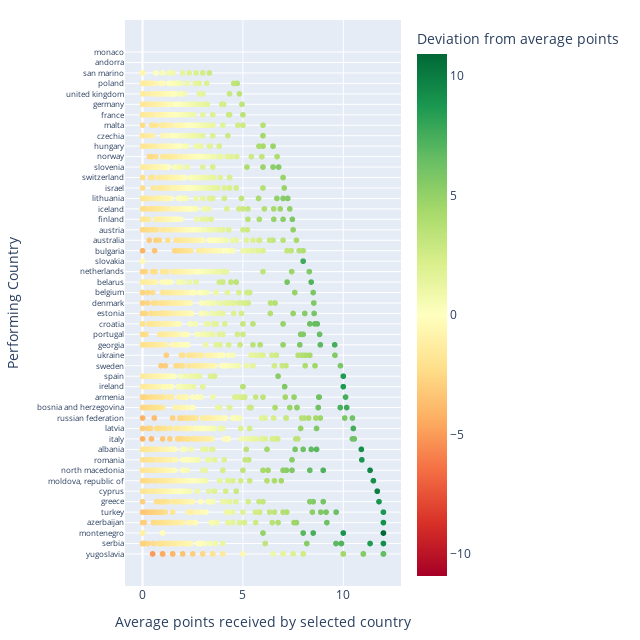

Notebook code for this chart:
### Code cell
# Plotly plot of performing countries on the y-axis and average votes received on the x-axis
votes = votes.sort_values(by='average_points', ascending=False)

fig = px.scatter(votes, x='average_points', y='performer', color='deviation_from_average', 
    color_continuous_scale=px.colors.diverging.RdYlGn,
    color_continuous_midpoint=0
)
fig.update_traces(hovertemplate='Performer: %{customdata[0]}'
    + '<br>Voter: %{customdata[1]}'
    + '<br>Total Eurovisions competed: %{customdata[2]}'
    + '<br>Total times voted for by selected country: %{customdata[3]}'
    + '<br>Total points given: %{customdata[4]}'
    + '<br>Average points by %{customdata[1]}: %{customdata[5]:.2f}'
    + '<br>Average points overall: %{customdata[7]:.2f}',
    customdata=votes)
fig.update_layout(hoverlabel_align='left', width=640, height=640, margin=dict(l=20, r=20, t=20, b=20),
    xaxis={'title': 'Average points received by selected country'},
    yaxis={'title': 'Performing Country'}, 
    coloraxis_colorbar=dict(title='Deviation from average points'))

fig.update_yaxes(tickfont_size=8)

fig.show()

### Figure 1 — Plotly figure (JSON) as saved in the notebook; plotly's stock layout.template omitted (floating-point values rounded to 4 significant figures; data arrays with more than 128 entries replaced by an {"elided": "..."} marker saying what was removed)
{"data": [{"customdata": {"elided": "2401x9 mixed values"}, "hovertemplate": "Performer: %{customdata[0]}<br>Voter: %{customdata[1]}<br>Total Eurovisions competed: %{customdata[2]}<br>Total times voted for by selected country: %{customdata[3]}<br>Total points given: %{customdata[4]}<br>Average points by %{customdata[1]}: %{customdata[5]:.2f}<br>Average points overall: %{customdata[7]:.2f}", "legendgroup": "", "marker": {"color": {"elided": "2401 float values"}, "coloraxis": "coloraxis", "symbol": "circle"}, "mode": "markers", "name": "", "showlegend": false, "type": "scattergl", "x": {"elided": "2401 float values"}, "xaxis": "x", "y": {"elided": "2401 str values"}, "yaxis": "y"}], "layout": {"coloraxis": {"cmid": 0, "colorbar": {"title": {"text": "Deviation from average points"}}, "colorscale": [[0, "rgb(165,0,38)"], [0.1, "rgb(215,48,39)"], [0.2, "rgb(244,109,67)"], [0.3, "rgb(253,174,97)"], [0.4, "rgb(254,224,139)"], [0.5, "rgb(255,255,191)"], [0.6, "rgb(217,239,139)"], [0.7, "rgb(166,217,106)"], [0.8, "rgb(102,189,99)"], [0.9, "rgb(26,152,80)"], [1, "rgb(0,104,55)"]]}, "height": 640, "hoverlabel": {"align": "left"}, "legend": {"tracegroupgap": 0}, "margin": {"b": 20, "l": 20, "r": 20, "t": 20}, "width": 640, "xaxis": {"anchor": "y", "domain": [0, 1], "title": {"text": "Average points received by selected country"}}, "yaxis": {"anchor": "x", "domain": [0, 1], "tickfont": {"size": 8}, "title": {"text": "Performing Country"}}}}
